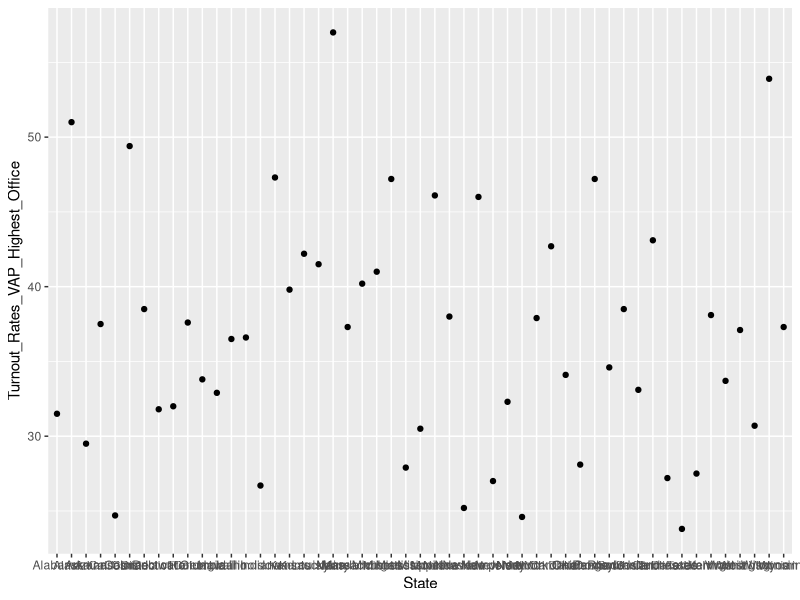
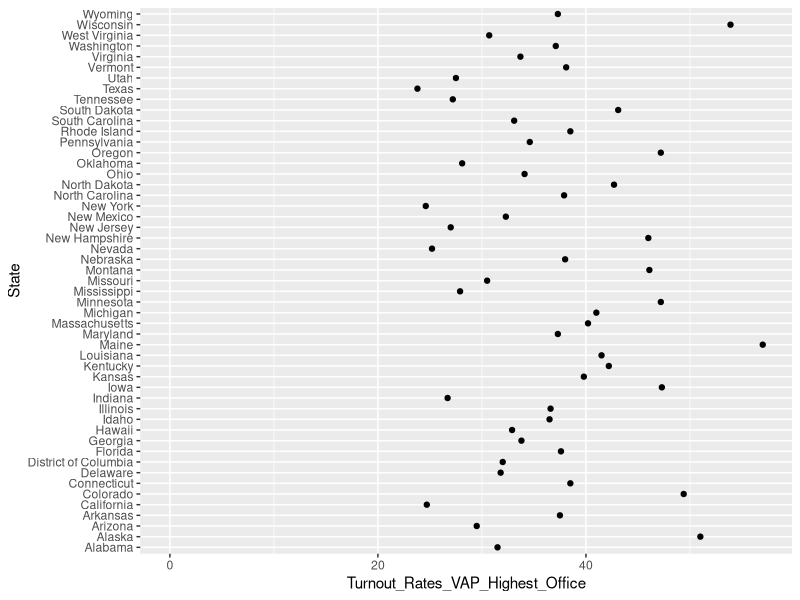
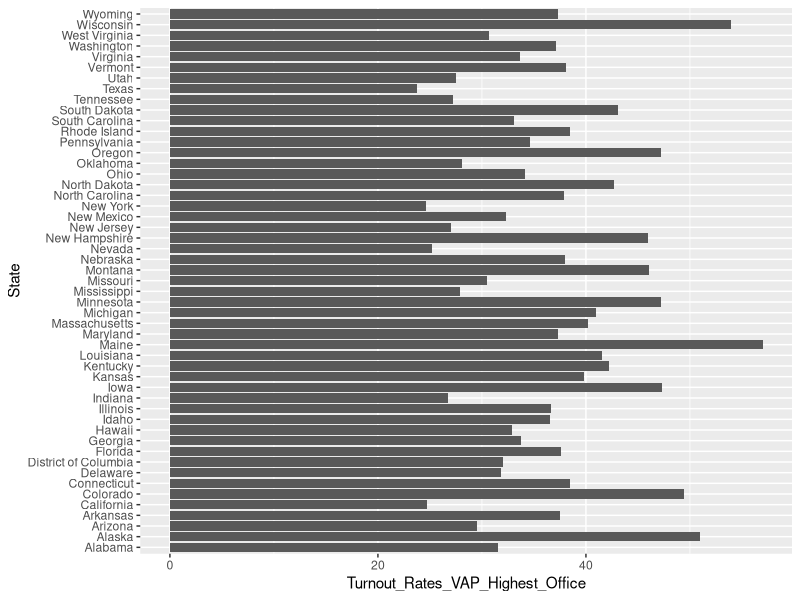
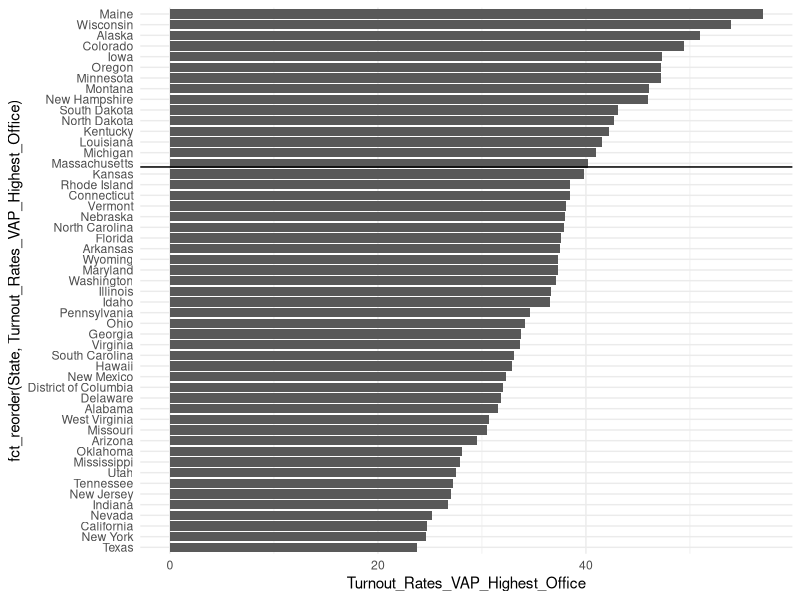
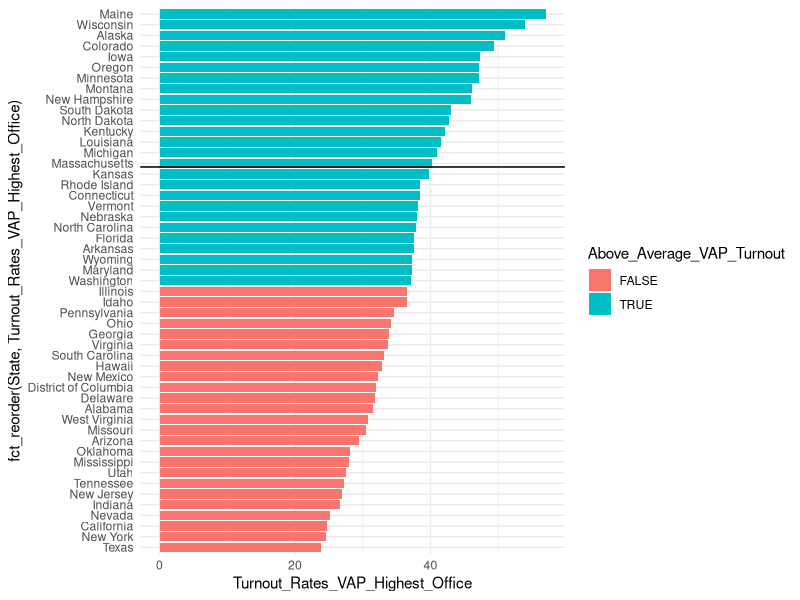
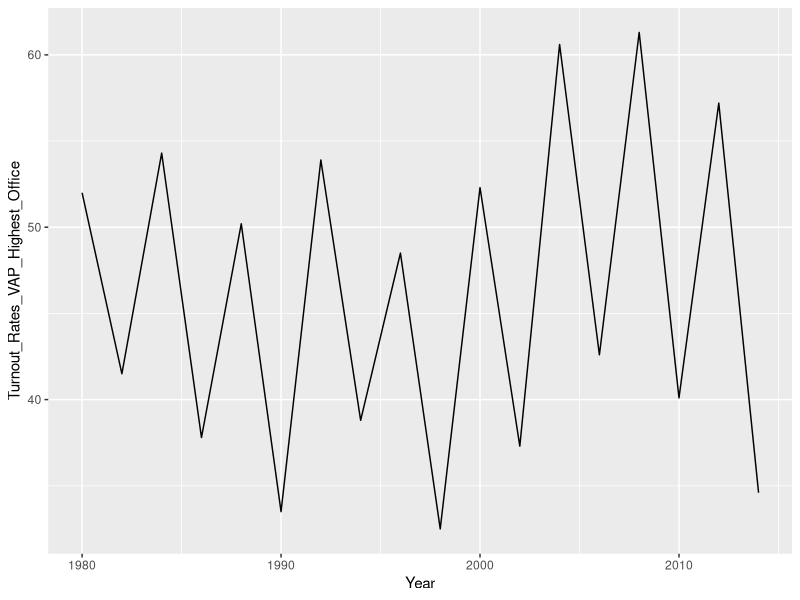
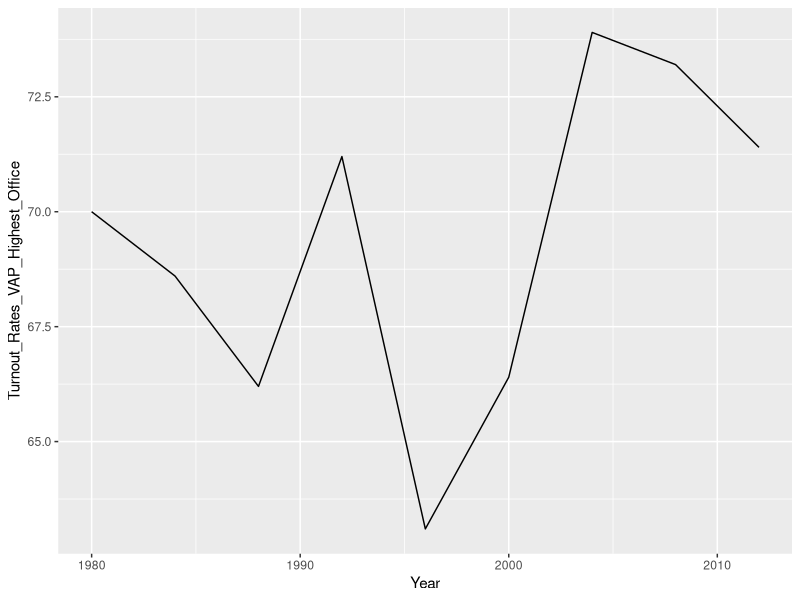
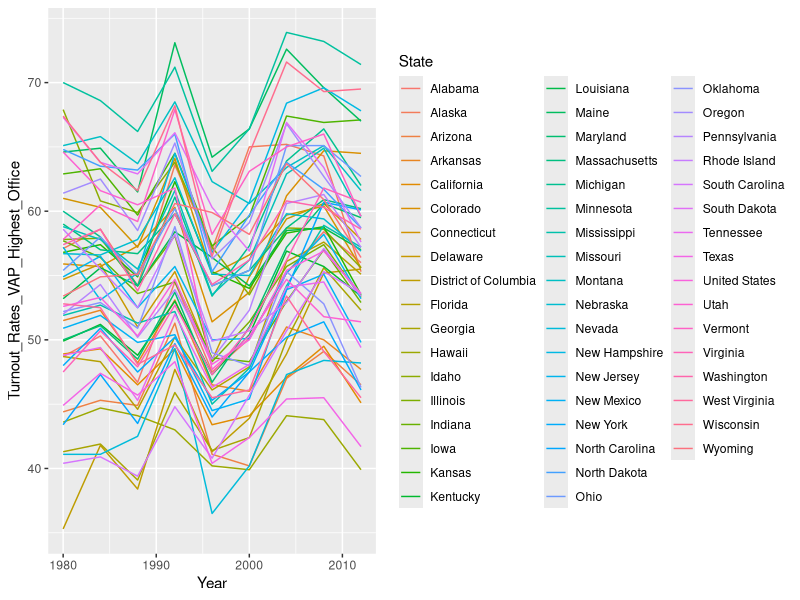

Recreate these plots in R, in order.
# 0. load libraries

library(tidyverse)
library(lubridate)

# 1. import data

elections <- read_csv("data/VoterTurnoutData-1980-2014.csv")
glimpse(elections)
str(elections)

# 2. filter for 2014 and generate some quick summaries

election.2014 <- elections %>%
  filter(Year == 2014 & State != "United States")

summary(election.2014)

# 3. exploratory graphs

p1 <- ggplot(election.2014,
       aes(y = Turnout_Rates_VAP_Highest_Office, x = State))
p1 + geom_point()

## let's change the scale on the x-axis to start at 0

p1 + geom_point() + expand_limits(y = 0) + coord_flip()

## or a bar chart
# deciding how to explore this led to changing the mapping of x and y. Which should be mapped to x?
# You can use coord_flip to alter this if the display is not working out.

p1 + geom_col() + coord_flip()

# can we sort this from largest to smallest turnout
# use forcats

election.2014 %>%
  ggplot(aes(x = fct_reorder(State, Turnout_Rates_VAP_Highest_Office), y = Turnout_Rates_VAP_Highest_Office)) +
  geom_col() +
  geom_vline(aes(xintercept = mean(Turnout_Rates_VAP_Highest_Office))) +
  coord_flip() +
  theme_minimal()
  
# let's color the lines based on whether they are greater or smaller than the mean

election.2014 <- election.2014 %>%
  mutate(Above_Average_VAP_Turnout 
         = ifelse(Turnout_Rates_VAP_Highest_Office > mean(Turnout_Rates_VAP_Highest_Office), T, F))

election.2014 %>%
  ggplot(aes(x = fct_reorder(State, Turnout_Rates_VAP_Highest_Office), 
             y = Turnout_Rates_VAP_Highest_Office,
             fill = Above_Average_VAP_Turnout)) +
  geom_col() +
  geom_vline(aes(xintercept = mean(Turnout_Rates_VAP_Highest_Office))) + # this calculation is incorrect
  coord_flip() +
  theme_minimal()

mean(election.2014$Turnout_Rates_VAP_Highest_Office)

election.2014 %>%
  select(State, Turnout_Rates_VAP_Highest_Office) %>%
  filter(Turnout_Rates_VAP_Highest_Office > 35) %>%
  arrange(desc(Turnout_Rates_VAP_Highest_Office)) %>%
  View()


# 4. let's at a time series in elections df

pa.elections <- elections %>%
  filter(State == "Pennsylvania")

ggplot(pa.elections,
    aes(x = Year, y = Turnout_Rates_VAP_Highest_Office)
  ) +
  geom_line()

# One thing to notice is the swing in turnout between presidential and off-year elections.
# 5. How can we filter to only have presidential cycles.

# Setup variables to contain the years we want.
pres.years <- c(1980, 1984, 1988, 1992, 1996, 2000, 2004, 2008, 2012)
off.years <- c(1982, 1986, 1990, 1994, 1998, 2002, 2006, 2010, 2014)

elections %>% # testing to see if the outputs make sense
  filter(Year %in% pres.years) %>%
  count(Year)

elections.pres <- elections %>%  # assigning to a data frame
  filter(Year %in% pres.years)

# Graph for a single state

elections.pres %>%
  filter(State == "Minnesota") %>%
  ggplot(
    aes(x = Year, y = Turnout_Rates_VAP_Highest_Office)) +
  geom_line()

# now let's put all of the states into the plot

elections.pres %>%
  ggplot(
    aes(x = Year, y = Turnout_Rates_VAP_Highest_Office, color = State)
  ) +
  geom_line()

# that graph is too busy, let's facet

elections.pres %>%
  ggplot(
    aes(x = Year, y = Turnout_Rates_VAP_Highest_Office)
  ) +
  geom_line() +
  facet_wrap(vars(State))

# let's sort by average turnout across the years

elections.pres %>%
  group_by(State) %>%
  summarise(Avg_Turnout = mean(Turnout_Rates_VAP_Highest_Office)) %>%
  arrange(desc(Avg_Turnout))

elections.pres %>%
  group_by(State) %>%
  mutate(Avg_Turnout = mean(Turnout_Rates_VAP_Highest_Office)) %>%
  View()

elections.pres <- elections.pres %>%
  group_by(State) %>%
  mutate(Avg_Turnout = mean(Turnout_Rates_VAP_Highest_Office))


# can we use fct_reorder in the facet

elections.pres %>%
  ggplot(
    aes(x = Year, y = Turnout_Rates_VAP_Highest_Office)
  ) +
  geom_line() +
  facet_wrap(vars(fct_reorder(State, Avg_Turnout)))